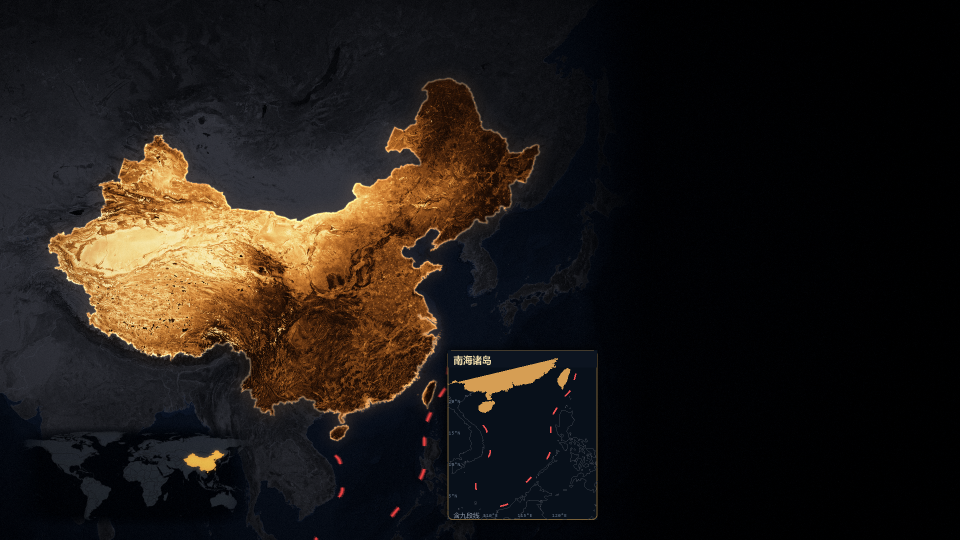
#> input picture exports/China-top-two-leagues-2026/map_China_ninedash.png, 1920 x 1080 px (shown at 1/2 size)
$ python calibrate-china-transparent.py
#> lines starting #> are read from the running program, lines starting #| are printed output that depends on the picture; after the words box and inside, x2 and y2 are one past the last pixel; in counts of white or black regions, pixels touching at a corner belong together
from pathlib import Path
import json
import sys

sys.path.insert(0, str(Path(__file__).resolve().parents[1] / '.codex-deps'))
import cv2
import numpy as np
from PIL import Image

root = Path(__file__).resolve().parents[1]
source = root / 'exports/China-top-two-leagues-2026/map_China_ninedash.png'
target = Path('K:/桌面/27skin/PICTURE/country-new/map_China_transparent.png')
output = root / 'analysis/china-transparent-registration.json'

old = np.array(Image.open(source).convert('RGB'))
#> old is the input picture: shape (1080, 1920, 3); mean R, G, B 32.2, 26.3, 21.9
new = np.array(Image.open(target).convert('RGB'))
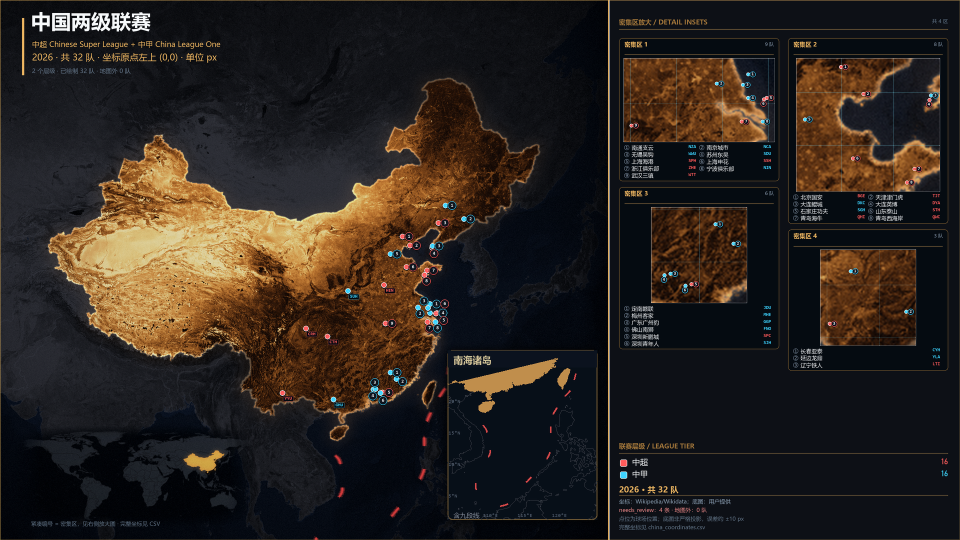
#> input picture exports/China-top-two-leagues-2026/china_locations.png, 1920 x 1080 px, given in place of map_China_transparent.png, which was not available (shown at 1/2 size)
#> new is the input picture: shape (1080, 1920, 3); mean R, G, B 43.1, 35.6, 30.4

def features(rgb):
    hsv = cv2.cvtColor(rgb, cv2.COLOR_RGB2HSV)
#> hsv: shape (1080, 1920, 3); mean H, S, V 80.1, 128.9, 37
    mask = ((hsv[:, :, 1] > 80) & (hsv[:, :, 0] > 5) & (hsv[:, :, 0] < 40)).astype('uint8') * 255
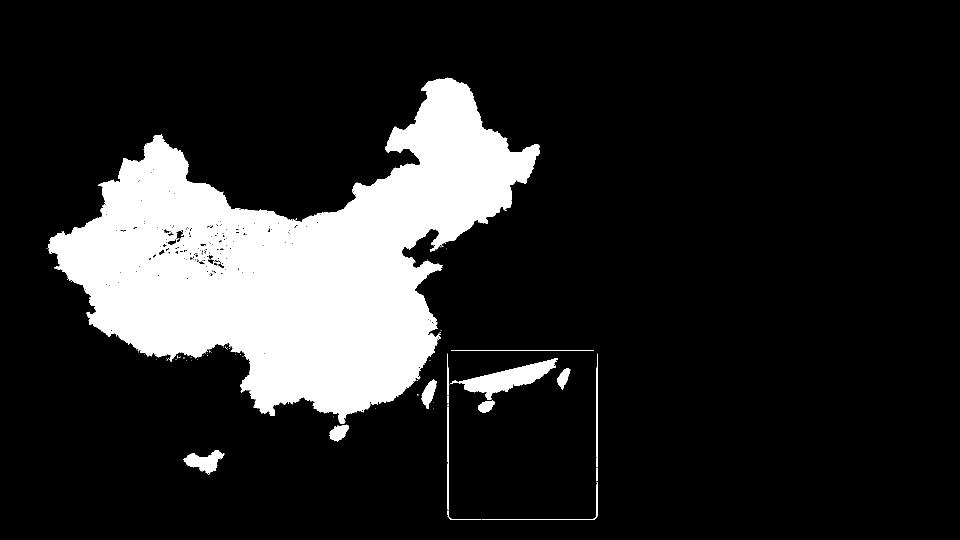
#> mask: shape (1080, 1920) (shown at 1/2 size); 15.5% white; 105 white regions (88 under 20 px), largest, box (x1, y1, x2, y2) and area: (96, 155, 1080, 848) 307951, (900, 716, 1116, 800) 6085, (367, 900, 449, 947) 1941
    mask[850:, :] = 0
    mask[:, 1120:] = 0
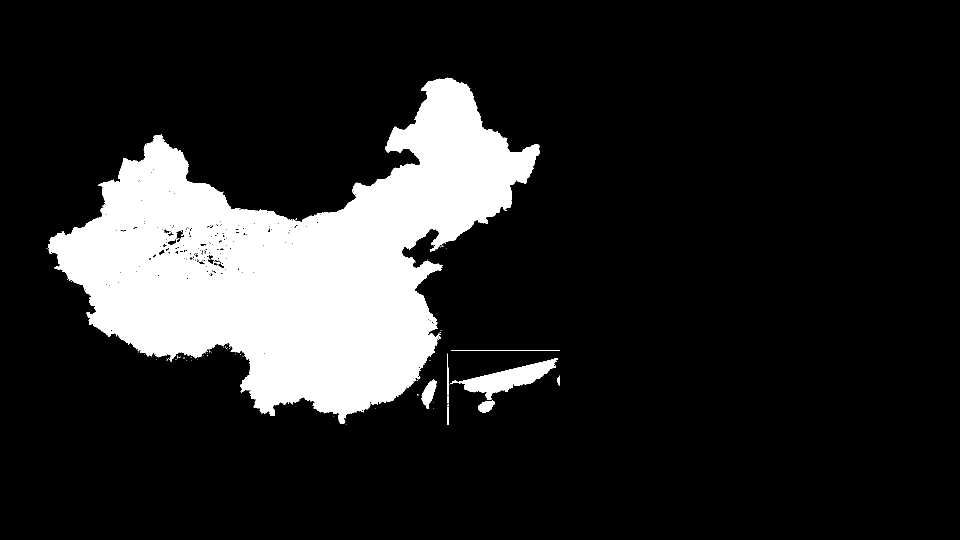
#> mask: shape (1080, 1920) (shown at 1/2 size); 15.3% white; 97 white regions (87 under 20 px), largest, box (x1, y1, x2, y2) and area: (96, 155, 1080, 848) 307951, (900, 716, 1116, 800) 6085, (843, 759, 874, 818) 929
    gray = cv2.cvtColor(rgb, cv2.COLOR_RGB2GRAY)
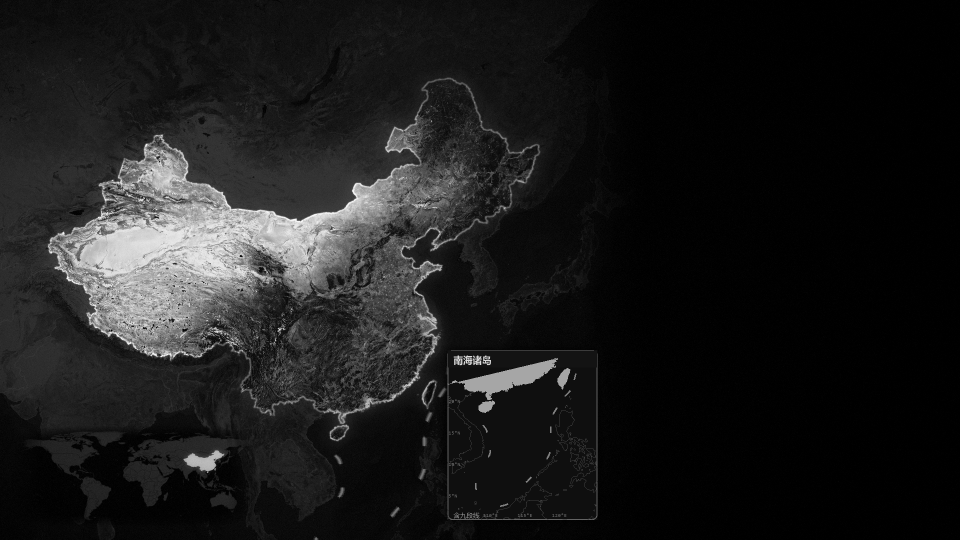
#> gray: shape (1080, 1920) (shown at 1/2 size); min 0, max 253, mean 27.5
    return cv2.SIFT_create(nfeatures=12000).detectAndCompute(gray, mask)

old_points, old_descriptors = features(old)
#> old_points = 4191 keypoints; strongest (x, y, size): (482, 512, 3), (348, 571, 2.2), (226, 597, 1.9), (287, 656, 2.5)
new_points, new_descriptors = features(new)
#> in features (call 2), `hsv = cv2.cvtColor(rgb, cv2.COLOR_RGB2HSV)`: hsv: shape (1080, 1920, 3); mean H, S, V 86.1, 129.5, 50.2
#> in features (call 2), `mask = ((hsv[:, :, 1] > 80) & (hsv[:, :, 0] > 5) & (hsv[:, :, 0] < 40)..`:
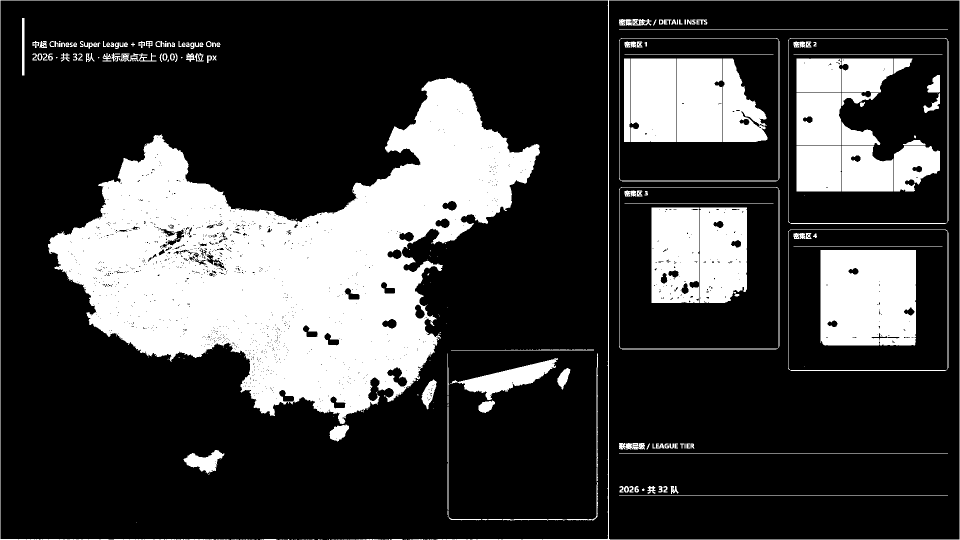
#> mask: shape (1080, 1920) (shown at 1/2 size); 24.1% white; 286 white regions (132 under 20 px), largest, box (x1, y1, x2, y2) and area: (96, 155, 1080, 848) 299033, (1641, 500, 1832, 691) 35591, (1303, 415, 1398, 606) 17049
#> in features (call 2), `mask[:, 1120:] = 0`:
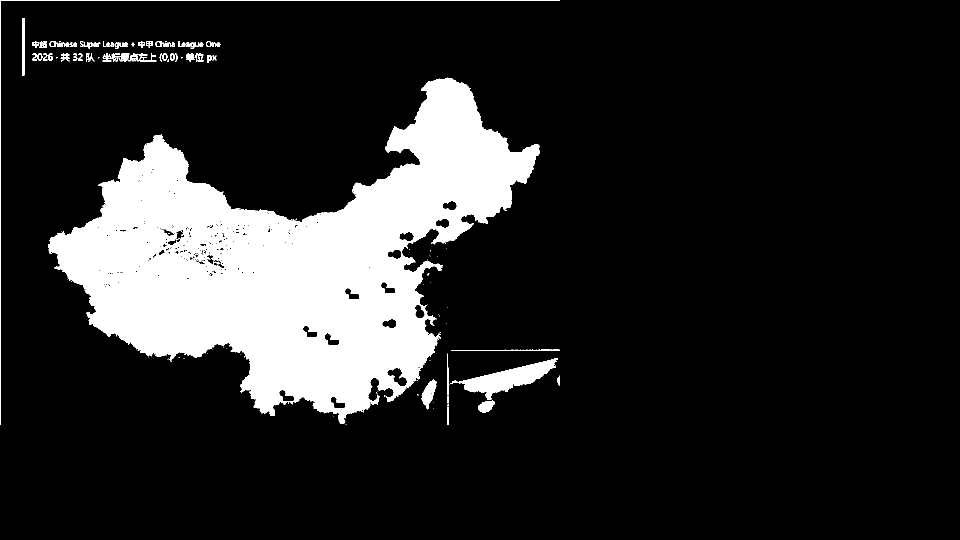
#> mask: shape (1080, 1920) (shown at 1/2 size); 15.1% white; 139 white regions (73 under 20 px), largest, box (x1, y1, x2, y2) and area: (96, 155, 1080, 848) 299033, (900, 716, 1116, 800) 6099, (0, 0, 1120, 850) 1969
#> in features (call 2), `gray = cv2.cvtColor(rgb, cv2.COLOR_RGB2GRAY)`:
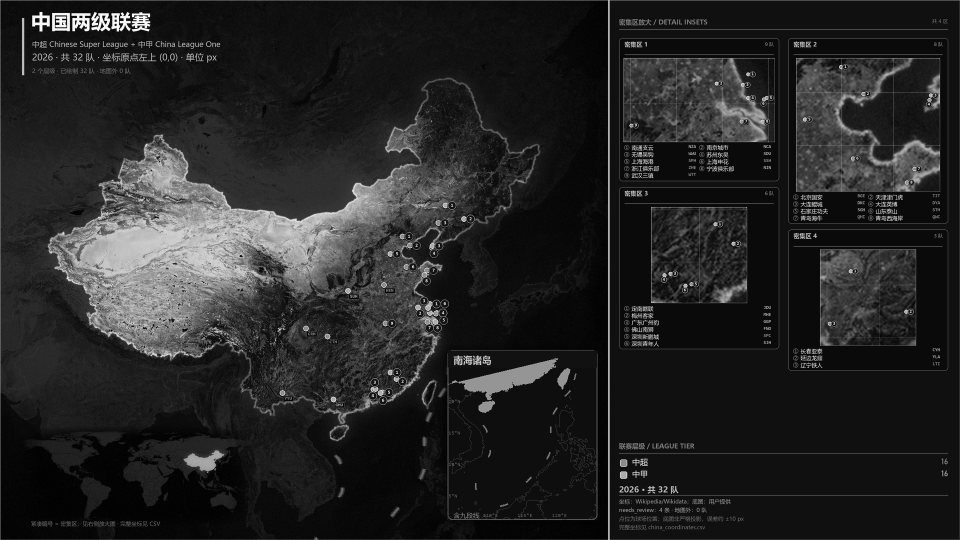
#> gray: shape (1080, 1920) (shown at 1/2 size); min 0, max 255, mean 37.3
#> new_points = 3976 keypoints; strongest (x, y, size): (482, 512, 3), (348, 571, 2.2), (226, 597, 1.9), (415, 113, 2.1)
matches = cv2.BFMatcher().knnMatch(old_descriptors, new_descriptors, k=2)
#> matches = 4191 matches
good = [a for a, b in matches if a.distance < .7 * b.distance]
#> good = 3185 matches
start = np.float32([old_points[m.queryIdx].pt for m in good])
#> start = 3185 pairs, first value 97.73 to 1114, second value 157 to 843.7
end = np.float32([new_points[m.trainIdx].pt for m in good])
#> end = 3185 pairs, first value 97.72 to 1114.1, second value 157 to 843.7
matrix, inliers = cv2.estimateAffine2D(start, end, method=cv2.RANSAC, ransacReprojThreshold=3)
#> matrix = [[1, 8.75e-06, -0.00943], [-3.88e-06, 1, -0.00836]]; inliers = 3185 values, max 1 at index 0, min 0 at index 2517, mean 1
assert matrix is not None
selected = inliers.ravel().astype(bool)
errors = np.linalg.norm(start @ matrix[:, :2].T + matrix[:, 2] - end, axis=1)
#> errors = 3185 values, max 3.71 at index 2517, min 0.000722 at index 49, mean 0.0398
assert selected.sum() >= 50
assert np.median(errors[selected]) < 2
report = {
    'source': str(source), 'target': str(target), 'image_size': [1920, 1080],
    'model': 'affine image registration of shared terrain features',
    'matrix_old_to_new': matrix.tolist(), 'feature_matches': len(good),
    'inliers': int(selected.sum()),
    'inlier_median_error_px': float(np.median(errors[selected])),
    'inlier_p95_error_px': float(np.percentile(errors[selected], 95)),
    'matched_extent_old': [start[selected].min(axis=0).tolist(), start[selected].max(axis=0).tolist()],
}
output.write_text(json.dumps(report, ensure_ascii=False, indent=2), 'utf8')
print(json.dumps(report, ensure_ascii=True, indent=2))
#> (printed output is left out)
